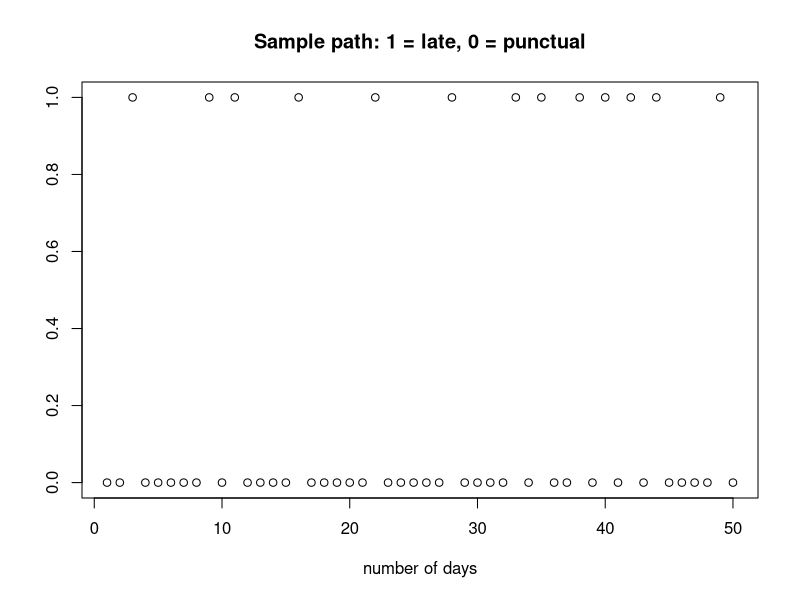

The R script that drew this image:
## ---- chunk 1
# initialise the transition matrix
P <-  matrix(c(0.3, 0.4, 0.7, 0.6), nrow = 2)
rownames(P) <- c("l","p")
colnames(P) <- c("l","p")
P
## ---- chunk 2
# check that all rows sum up to 1
rowSums(P)
## ---- chunk 3
# package for calculating matrix exponential
# you might need to install this the first time you run this code.
# install.packages(expm)
library("expm")
## ---- chunk 4
# transition probabilities on 2 days
P %*% P
# check that all rows sum up to 1
rowSums(P)
## ---- chunk 5
# transition probabilities on 10 days
P %^% 10

# transition probabilities on 50 days
P %^% 50
## ---- chunk 6
# the analytical stationary distribtuion is
pi <- c(4/11, 7/11)
names(pi) <- c("l", "p")
# we veryfy that pi is a stationary distribtuion, that is pi * P = pi
t(pi) %*% P
pi
all.equal(t(pi) %*% P, t(pi))
## ---- chunk 7
# probability of student 1 at induction day  
student1_x0 <- c(0.5, 0.5)

# probability at the first day
student1_x0 %*% P

# probability at the 5th day
student1_x0 %*% (P %^% 5)

# probability at the 100th day
student1_x0 %*% (P %^% 100)

## ---- chunk 8
# probabilities of student 2 at induction day  
student2_x0 <- c(0.2, 0.8)

# probabilities at the first day
student2_x0 %*% P

# probabilities at the 5th day
student2_x0 %*% (P %^% 5)

# probabilities at the 100th day
student2_x0 %*% (P %^% 100)
## ---- chunk 9
# probabilities of student 3 at induction day 
student3_x0 <- c(0.7, 0.3)

# probabilities at the first day
student3_x0 %*% P

# probabilities at the 5th day
student3_x0 %*% (P %^% 5)

# probabilities at the 100th day
student3_x0 %*% (P %^% 100)
## ---- chunk 10
# set the seed for generating random variables (for reproducibility) 
# set.seed(2020)
# number of days (length of simulated sample path)
n <- 50
# initialise the sample path - 1 in sample_path mean late, 0 means punctual.
sample_path <- rep(0, n)
prob_late <- rep(0, n)
# initial value at induction day
x <- c(1, 0)
# probability that the student is late on the next day
prob <- x * P
# generate a realisation with distribution P
sample_path[1] <- rbinom(1, 1, P[1,1])
# determine the vector of whether the student is late or not.
x <- c(sample_path[1], if(sample_path[1] == 0){1} else{0}) 

for(i in 2:n){
  prob <- (x %*% P)
  # generate a Bernoulli random variable with probability = late
  sample_path[i] <- rbinom(1, 1, prob)
  x <- c(sample_path[1], if(sample_path[i] == 0){1} else{0}) 
}

plot(seq(1, n), sample_path,
     xlab = "number of days", ylab = " ", type= "p", 
     main = "Sample path: 1 = late, 0 = punctual")
